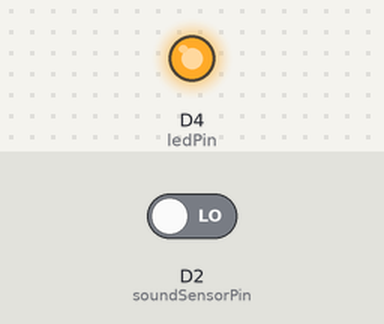
The sketch below on a simulated ESP8266 (NodeMCU). Parts: output pins drawn as LEDs (lit = HIGH). Inputs (shaded band) come from the test bench; at power-on: D2 (soundSensorPin) LOW. What the sketch prints to the serial monitor is not drawn.

Above: at 1.2 s.
1.3 s: D2 (soundSensorPin) driven HIGH
At 1.9 s:
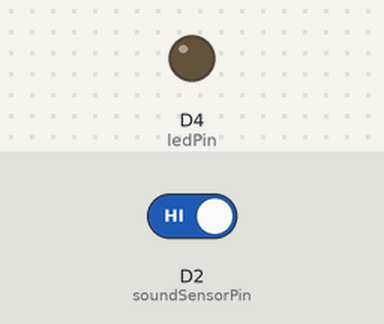
2.8 s: D2 (soundSensorPin) driven LOW
At 4.6 s:
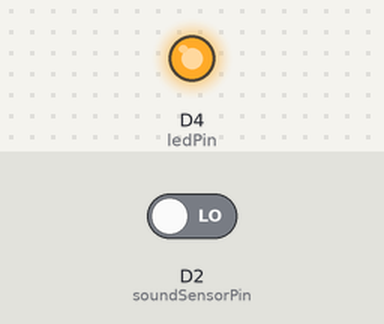
Timing chart, 0 to 6.1 s (numbered marks = the images above; inputs shaded):
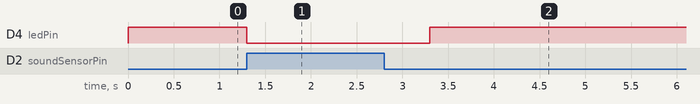

The sketch:

NodeMCU-Microphone.ino
```cpp
const int soundSensorPin = D2;  // D0 pin from mic connected to D2 on NodeMCU
const int ledPin = D4;          // Onboard LED on NodeMCU (GPIO2)

void setup() {
  pinMode(soundSensorPin, INPUT);
  pinMode(ledPin, OUTPUT);
  digitalWrite(ledPin, LOW);    // Make sure LED is OFF initially
  Serial.begin(115200);
}

void loop() {
  int soundDetected = digitalRead(soundSensorPin);

  if (soundDetected == HIGH) {
    digitalWrite(ledPin, LOW);  // LED ON (active LOW)
    Serial.println("🔊 Sound Detected - LED ON");
    delay(1000);                // Keep LED on for 1 second
  } else {
    digitalWrite(ledPin, HIGH); // LED OFF
  }
}
```

Measured:
- after the input at 1.3 s, D4 (ledPin): HIGH → LOW at once
- after the input at 2.8 s, D4 (ledPin): LOW → HIGH after 0.50 s
